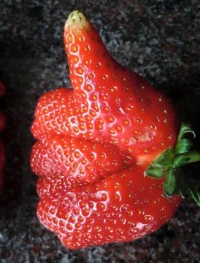
#> input picture img/eper.jpg, 200 x 263 px, found by its file name
$ python permut.py
#> lines starting #> are read from the running program, lines starting #| are printed output that depends on the picture
import cv2
import numpy as np

# Kép beolvasása
image = cv2.imread('./img/eper.jpg')
#> image is the input picture: shape (263, 200, 3); mean B, G, R 46.3, 51.4, 108.4

# Színcsatornák permutálása
blue_channel = image[:, :, 0]
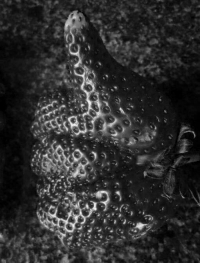
#> blue_channel: shape (263, 200); min 0, max 242, mean 46.3
green_channel = image[:, :, 1]
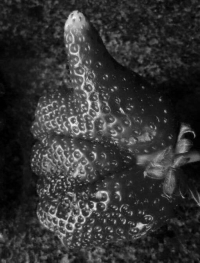
#> green_channel: shape (263, 200); min 0, max 249, mean 51.4
red_channel = image[:, :, 2]
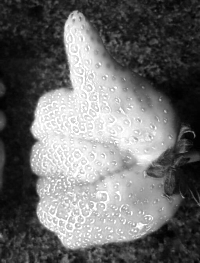
#> red_channel: shape (263, 200); min 0, max 255, mean 108.4

# Permutációk elkészítése
permutations = [
    cv2.merge([blue_channel, green_channel, red_channel]),  # eredeti
    cv2.merge([blue_channel, red_channel, green_channel]),
    cv2.merge([green_channel, blue_channel, red_channel]),
    cv2.merge([green_channel, red_channel, blue_channel]),
    cv2.merge([red_channel, blue_channel, green_channel]),
    cv2.merge([red_channel, green_channel, blue_channel])
]

# Eredmények megjelenítése
for i, permuted_image in enumerate(permutations):
    window_name = f'Permutált {i+1}'
    cv2.imshow(window_name, permuted_image)
#> this loop made 6 passes
#> window_name on passes 1 to 6: 'Permutált 1', 'Permutált 2', 'Permutált 3', 'Permutált 4', 'Permutált 5', 'Permutált 6'
#> pass 2, `cv2.imshow(window_name, permuted_image)`:
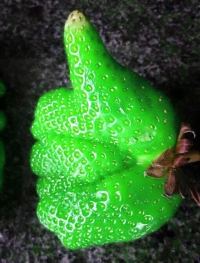
#> window 'Permutált 2': shape (263, 200, 3); mean B, G, R 46.3, 108.4, 51.4


cv2.waitKey(0)
cv2.destroyAllWindows()

$ run again, with img/1700047962038.jpg copied over img/eper.jpg
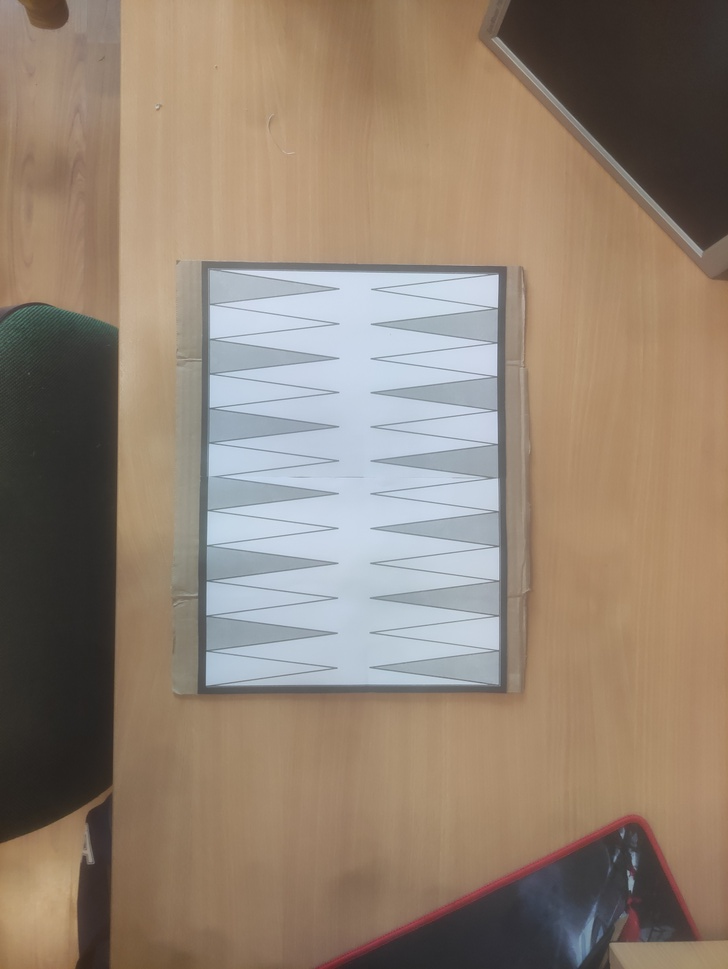
#> input picture img/1700047962038.jpg, 728 x 969 px, shrunk from 3472 x 4624 before the run, found by its file name
#> image is the input picture: shape (969, 728, 3); mean B, G, R 114.8, 130.8, 147.2
#> `red_channel = image[:, :, 2]`:
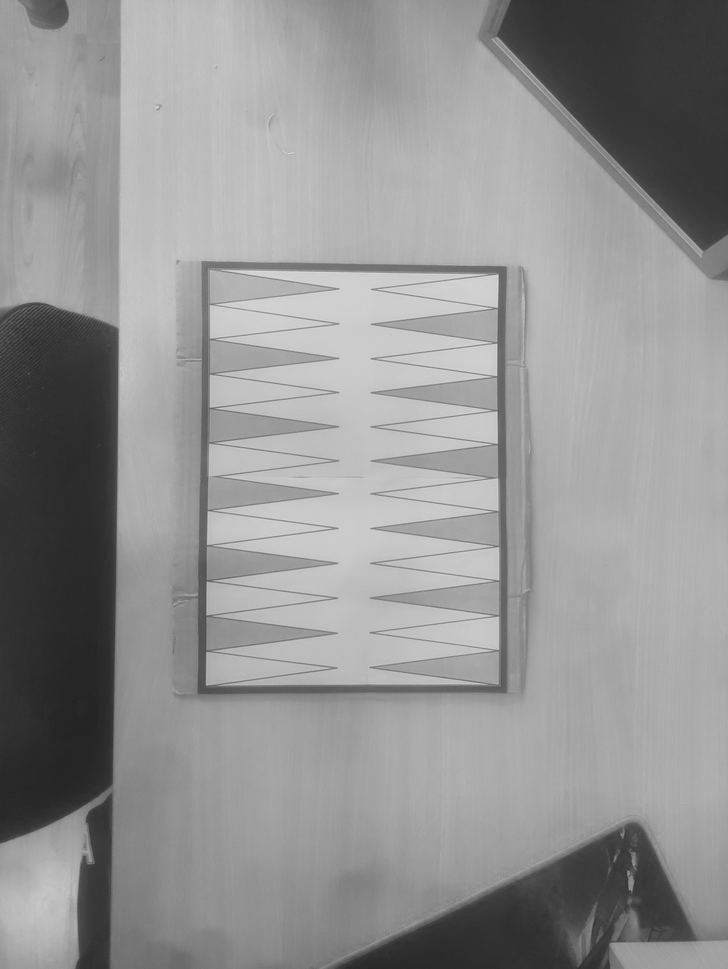
#> red_channel: shape (969, 728); min 35, max 223, mean 147.2
#> the loop `for i, permuted_image in enumerate(permutations):` made 6 passes
#> window_name on passes 1 to 6: 'Permutált 1', 'Permutált 2', 'Permutált 3', 'Permutált 4', 'Permutált 5', 'Permutált 6'
#> pass 2, `cv2.imshow(window_name, permuted_image)`:
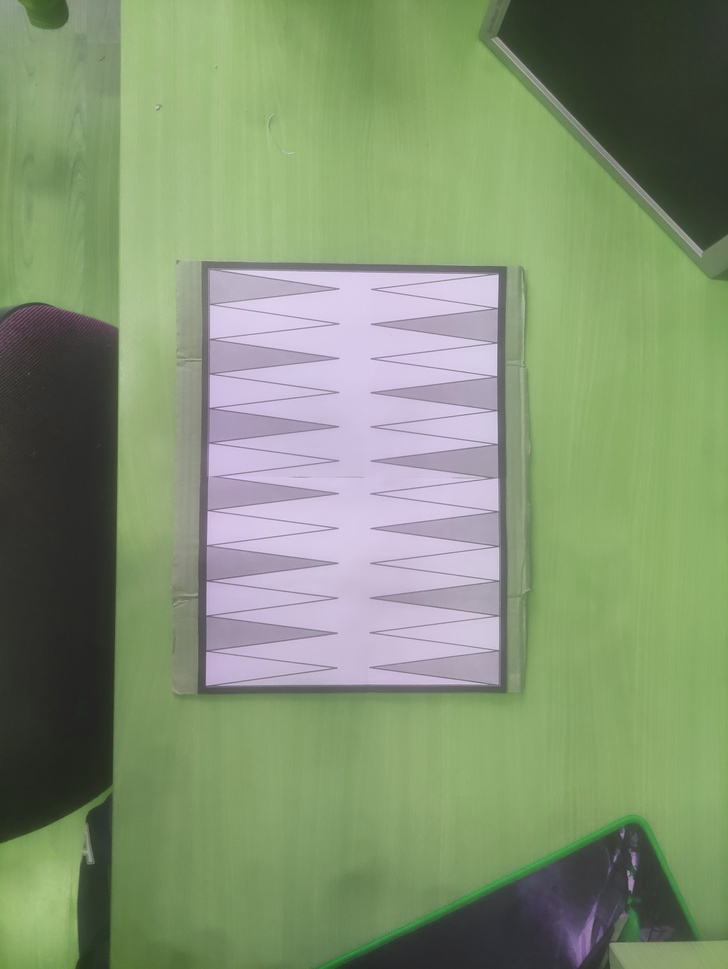
#> window 'Permutált 2': shape (969, 728, 3); mean B, G, R 114.8, 147.2, 130.8

$ run again, with img/1700047962049.jpg copied over img/eper.jpg
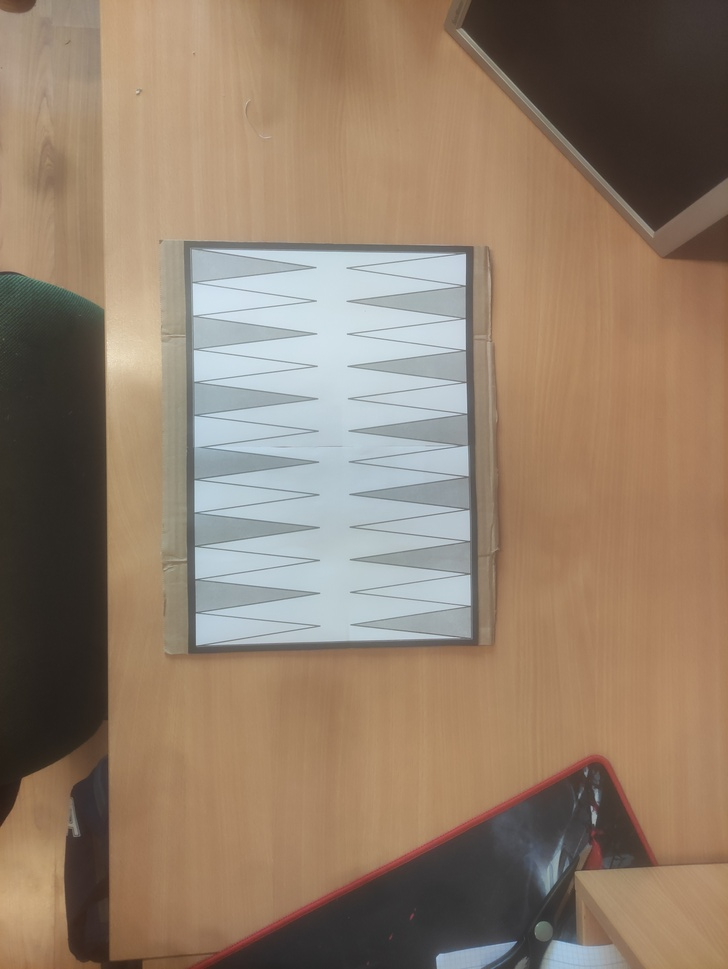
#> input picture img/1700047962049.jpg, 728 x 969 px, shrunk from 3472 x 4624 before the run, found by its file name
#> image is the input picture: shape (969, 728, 3); mean B, G, R 107.3, 126.8, 146.8
#> `red_channel = image[:, :, 2]`:
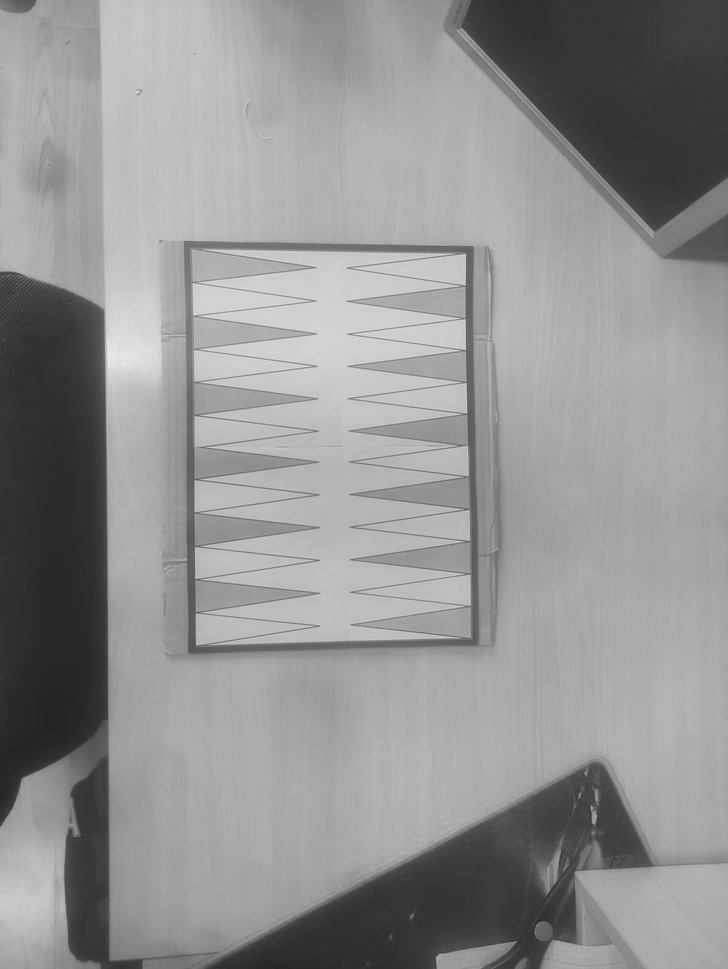
#> red_channel: shape (969, 728); min 35, max 248, mean 146.8
#> the loop `for i, permuted_image in enumerate(permutations):` made 6 passes
#> window_name on passes 1 to 6: 'Permutált 1', 'Permutált 2', 'Permutált 3', 'Permutált 4', 'Permutált 5', 'Permutált 6'
#> pass 2, `cv2.imshow(window_name, permuted_image)`:
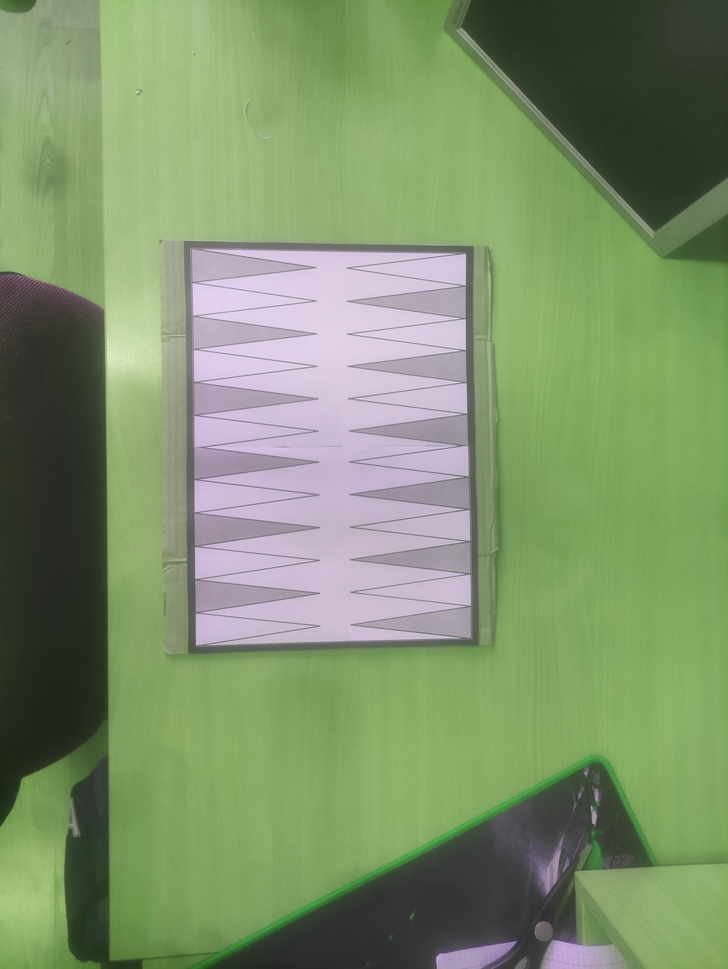
#> window 'Permutált 2': shape (969, 728, 3); mean B, G, R 107.3, 146.8, 126.8

$ run again, with img/1700047962059.jpg copied over img/eper.jpg
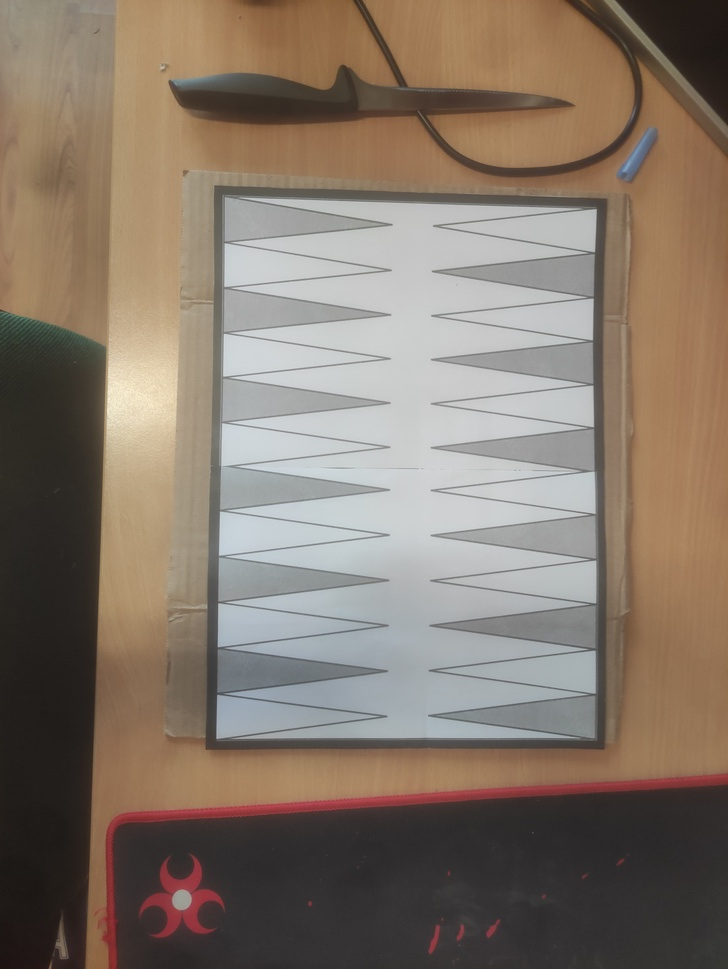
#> input picture img/1700047962059.jpg, 728 x 969 px, shrunk from 3472 x 4624 before the run, found by its file name
#> image is the input picture: shape (969, 728, 3); mean B, G, R 105.9, 118.7, 132.5
#> `red_channel = image[:, :, 2]`:
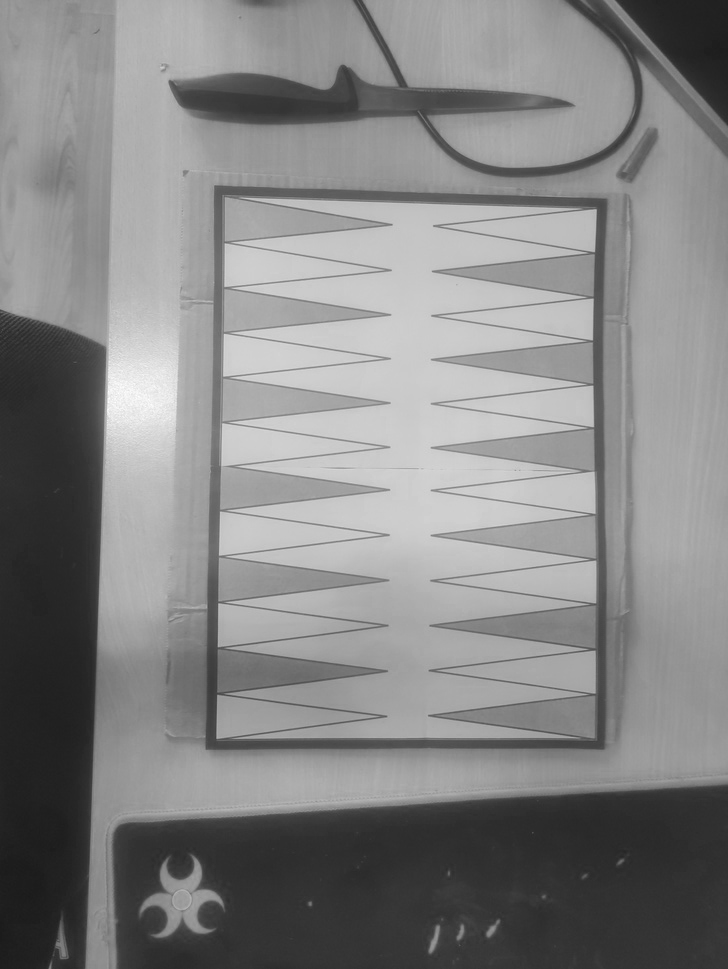
#> red_channel: shape (969, 728); min 26, max 255, mean 132.5
#> the loop `for i, permuted_image in enumerate(permutations):` made 6 passes
#> window_name on passes 1 to 6: 'Permutált 1', 'Permutált 2', 'Permutált 3', 'Permutált 4', 'Permutált 5', 'Permutált 6'
#> pass 2, `cv2.imshow(window_name, permuted_image)`:
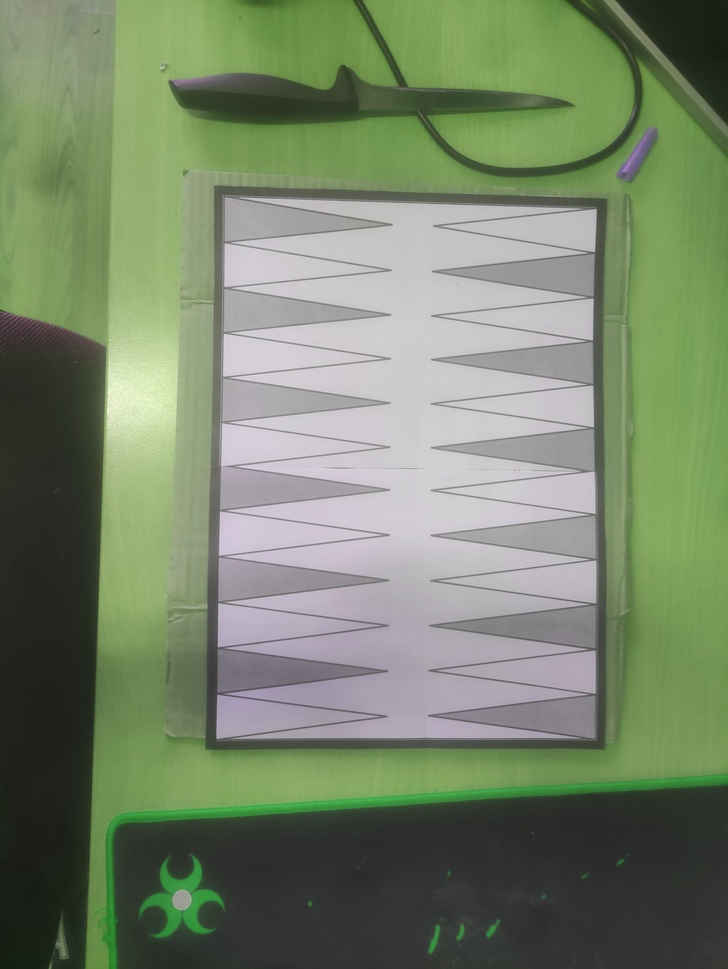
#> window 'Permutált 2': shape (969, 728, 3); mean B, G, R 105.9, 132.5, 118.7
